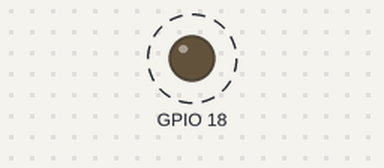
Simulated run of this program. Board: Raspberry Pi (BCM pin numbers). On the bench: output pins drawn as LEDs (lit = HIGH). Dashed ring = blinking.

Above: at 0.05 s.
Timing chart, 0 to 3.0 s (numbered marks = the images above):
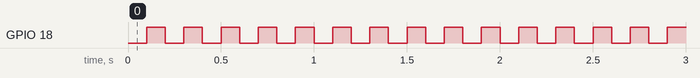

Measured:
- by itself, GPIO 18: alternates HIGH for 0.10 s and LOW for 0.10 s

The program:

toggle1.py
```python
#!/usr/bin/env python3
# //////////////////////////////////////
# 	toggle1.py
#  Toggles the P9_14 pin as fast as it can. P9_14 is line 18 on chip 1.
# 	Wiring:	Attach an oscilloscope to P9_14 to see the squarewave or
#          uncomment the uleep and attach an LED.
# 	Setup:	sudo apt update; pip install gpiod
# 	See:	https://git.kernel.org/pub/scm/libs/libgpiod/libgpiod.git/tree/bindings/python/examples
# //////////////////////////////////////

import gpiod
import time

LED_CHIP = 'gpiochip1'
LED_LINE_OFFSET = [18]  # P9_14, run: gpioinfo | grep -i -e chip -e P9_14

chip = gpiod.Chip(LED_CHIP)

lines = chip.get_lines(LED_LINE_OFFSET)
lines.request(consumer='toggle1.py', type=gpiod.LINE_REQ_DIR_OUT)

while True:
    lines.set_values([0])
    time.sleep(0.1)
    lines.set_values([1])
    time.sleep(0.1)
    
```
